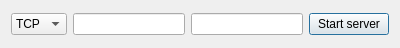
<?xml version="1.0" encoding="UTF-8"?>
<ui version="4.0">
 <class>Dialog</class>
 <widget class="QDialog" name="Dialog">
  <property name="geometry">
   <rect>
    <x>0</x>
    <y>0</y>
    <width>400</width>
    <height>48</height>
   </rect>
  </property>
  <property name="windowTitle">
   <string>Dialog</string>
  </property>
  <layout class="QGridLayout" name="gridLayout">
   <item row="0" column="2">
    <widget class="QLineEdit" name="portLE"/>
   </item>
   <item row="0" column="0">
    <widget class="QComboBox" name="modeCB">
     <item>
      <property name="text">
       <string>TCP</string>
      </property>
     </item>
     <item>
      <property name="text">
       <string>UDP</string>
      </property>
     </item>
    </widget>
   </item>
   <item row="0" column="3">
    <widget class="QPushButton" name="startPB">
     <property name="text">
      <string>Start server</string>
     </property>
    </widget>
   </item>
   <item row="0" column="1">
    <widget class="QLineEdit" name="ipLE"/>
   </item>
  </layout>
 </widget>
 <layoutdefault spacing="6" margin="11"/>
 <resources/>
 <connections/>
</ui>
